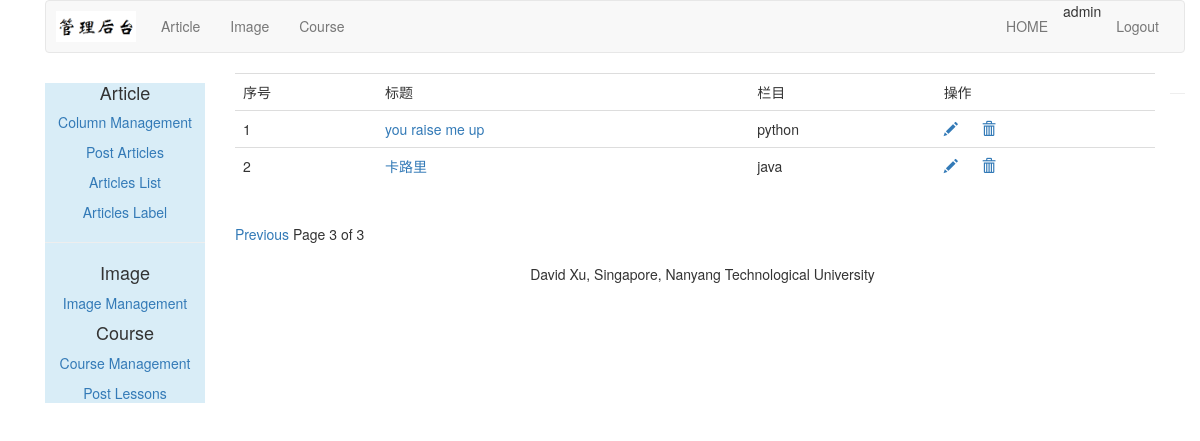
Page /article/article-list/?page=3 (signed in) on the committed database.
### article/models.py (models this page shows, shortened)
class ArticlePost(models.Model):
    author = models.ForeignKey(User, on_delete=models.CASCADE, related_name="article")
    title = models.CharField(max_length=200)
    slug = models.SlugField(max_length=500)
    column = models.ForeignKey(ArticleColumn, on_delete=models.CASCADE, related_name="article_column")
    body = models.TextField()
    created = models.DateTimeField(default=timezone.now)
    updated = models.DateTimeField(auto_now=True)
    users_like = models.ManyToManyField(User, related_name="articles_like", blank=True)
    article_tag = models.ManyToManyField(ArticleTag, related_name="article_tag", blank=True)
    class Meta:
        ordering = ("title",)
        index_together = (("id", "slug"),)
    def get_absolute_url(self):
        return reverse("article:article_detail", args=[self.id, self.slug])

class ArticleColumn(models.Model):
    user = models.ForeignKey(User, on_delete=models.CASCADE, related_name='article_column')
    column = models.CharField(max_length=200)
    created = models.DateField(auto_now_add=True)
    def __str__(self):
        return self.column

### article/views.py (the view)
# urls.py: path('article-list/', views.article_list, name="article_list"),
@login_required(login_url="/account/login/")
def article_list(request):
    articles_list = ArticlePost.objects.filter(author=request.user)
    paginator = Paginator(articles_list, 2)
    page = request.GET.get("page")
    try:
        current_page = paginator.page(page)
        articles = current_page.object_list
    except PageNotAnInteger:
        current_page = paginator.page(1)
        articles = current_page.object_list
    except EmptyPage:
        current_page = paginator.page(paginator.num_pages)
        articles = current_page.object_list
    return render(request, "article/column/article_list.html", {"articles": articles, "page": current_page})

### templates/article/column/article_list.html (shortened to what this page needs)
{% extends "article/base.html" %}
{% load staticfiles %}
{% block content %}
    <div>
        <table class="table table-hover">
            <tr>
                <td>序号</td>
                <td>标题</td>
                <td>栏目</td>
                <td>操作</td>
            </tr>
            {% for article in articles %}
                <tr id="{{ article.id }}">
                    <td>{{ forloop.counter }}</td>
                    <td><a href="{{ article.get_absolute_url }}">{{ article.title }}</a></td>
                    <td>{{ article.column }}</td>
                    <td>
                        <a href="{% url 'article:redit_article' article.id %}" name="edit"><span
                                class="glyphicon glyphicon-pencil"></span></a>
                        <a href="javascript:" name="delete" onclick="del_article(this,{{ article.id }})"><span
                                class="glyphicon glyphicon-trash" style="margin-left: 20px"></span></a>
                    </td>
                </tr>
            {% endfor %}
        </table>
        {% include "paginator.html" %}
    </div>
{% endblock %}

### templates/article/header.html
{% load staticfiles %}
<div class="container">
    <nav class="navbar navbar-default" role="navigation">
        <div class="navbar-header" style="margin: 10px">
            <img width="80px" src="{% static 'images/backlogo.png' %}"></div>
        <div>
            <ul class="nav navbar-nav" role="tablist">
                <li><a href="{% url 'article:article_column' %}">Article</a></li>
                <li><a href="{% url 'image:list_images' %}">Image</a></li>
                <li><a href="{% url 'course:manage_course' %}">Course</a></li>
            </ul>
            <ul class="nav navbar-nav navbar-right" style="margin-right: 10px">
                <li><a href="{% url 'blog:blog_title' %}">HOME</a></li>
                <li><span>{{ user.username }}</span></li>
                <li><a href="{% url 'account:user_logout' %}">Logout</a></li>
            </ul>
        </div>
    </nav>
</div>

### rows in the picture
ArticlePost: title "you raise me up", column "python"
ArticlePost: title "卡路里", column "java"

### other values in the picture
{{ user.username }} "admin"
{{ page.number }} "3"
{{ page.paginator.num_pages }} "3"
